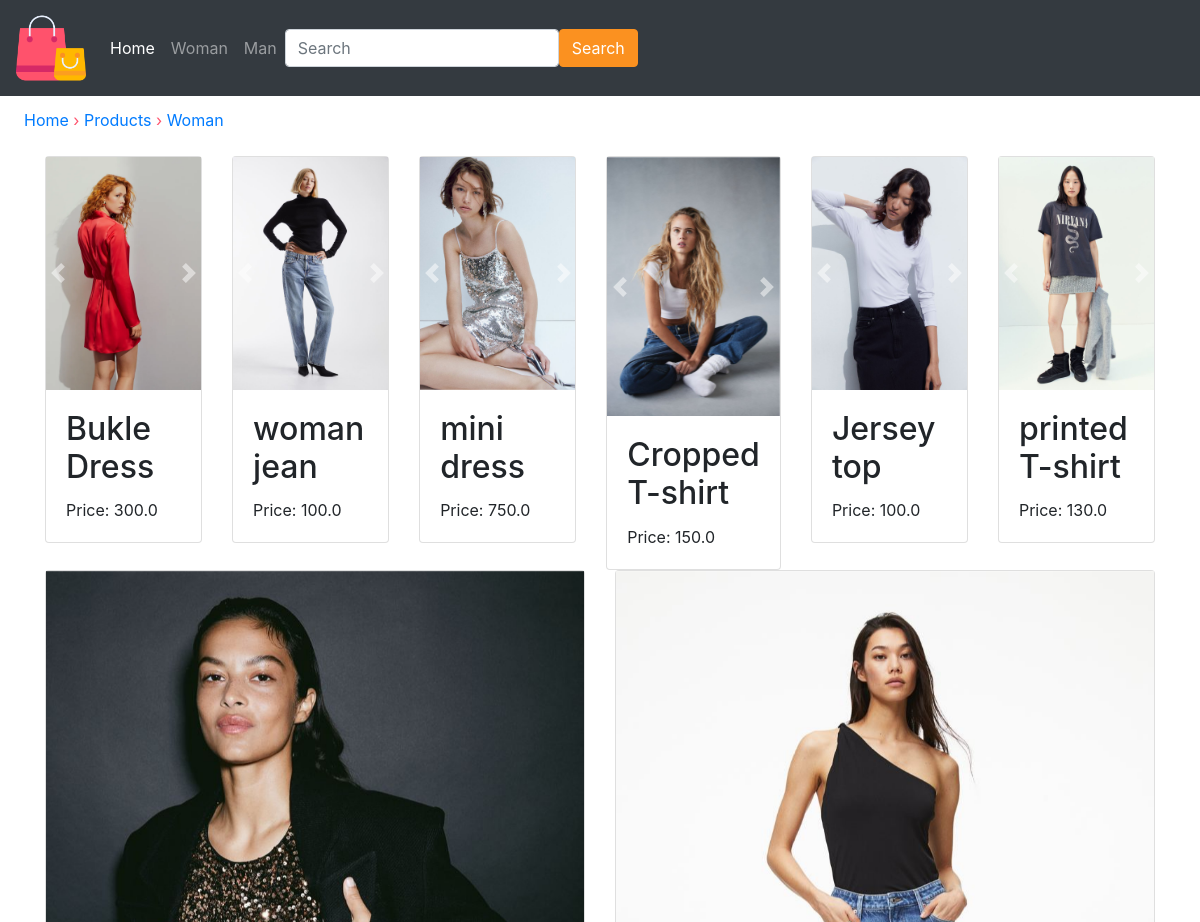
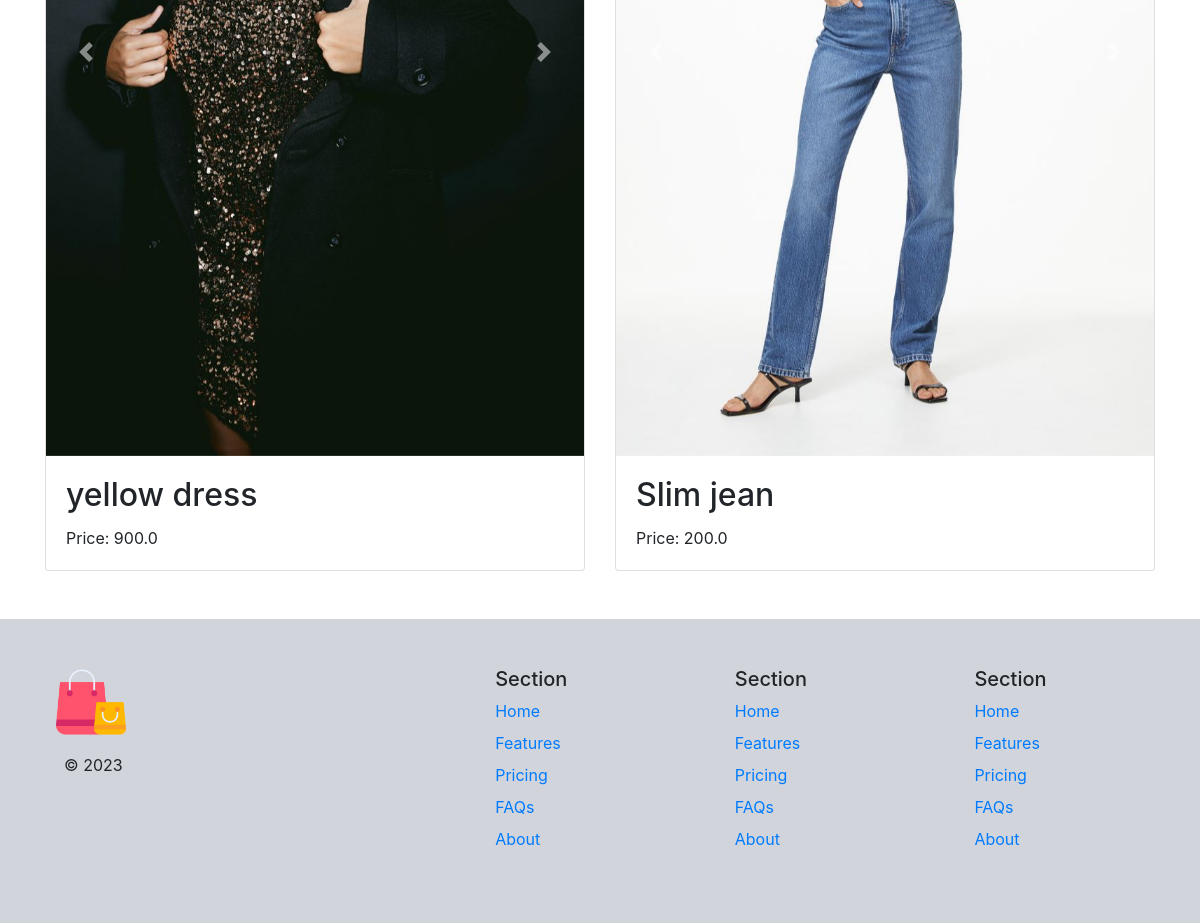
/products/woman, run on the app's committed database (2 pictures, top to bottom).
### product/models.py (models this page shows, shortened)
class ProductImage(models.Model):
    product = models.ForeignKey(Product, related_name='images', on_delete=models.CASCADE)
    image = models.ImageField(upload_to='item_images', blank=True, null=True)

class Product(models.Model):
    superCategory = models.ForeignKey(SuperCategory, null=True, blank=True, related_name='super_categories', on_delete=models.CASCADE)
    category = models.ForeignKey(Category, related_name='products', on_delete=models.CASCADE)
    name = models.CharField(max_length=255)
    description = models.TextField(blank=True, null=True)
    price = models.FloatField()

### product/views.py (the view)
# urls.py: path('woman', views.woman, name='woman'),
def woman(request):
    woman_super_category = SuperCategory.objects.get(name='Woman')
    category_id = request.GET.get('category')
    if category_id:
        return redirect(f'/products/?category={category_id}')
    products = Product.objects.filter(superCategory=woman_super_category)
    breadcrumbs = [
        ('Home', '/'),
        ('Products', '/products/'),
        ('Woman', '/products/woman/'),
    ]
    return render(request, 'product/woman.html', {
        'products': products,
        'superCategory': woman_super_category,
        'breadcrumbs': breadcrumbs,
    })

### product/templates/product/woman.html (shortened to what this page needs)
{% extends 'core/base.html' %}
{% block content %}
<div id="breadcrumbs" class="ml-4">
    {% for name, url in breadcrumbs %}
        <a href="{{ url }}">{{ name }}</a>
        {% if not forloop.last %}&rsaquo;{% endif %}
    {% endfor %}
</div>
    <div class="container mt-4">
        <div class="row row-cols-1 row-cols-md-2 g-4">
            {% for product in products %}
                <div class="col">
                    <div class="card">
                        <a href="{% url 'product:details' product.id %}">
                            <div id="carousel{{ product.id }}" class="carousel slide" data-ride="carousel">
                                <div class="carousel-inner">
                                    {% for image in product.images.all %}
                                        <div class="carousel-item {% if forloop.first %}active{% endif %}">
                                            <img src="{{ image.image.url }}" class="d-block w-100" alt="Product Image">
                                        </div>
                                    {% endfor %}
                                </div>
                                <a class="carousel-control-prev" href="#carousel{{ product.id }}" role="button" data-slide="prev">
                                    <span class="carousel-control-prev-icon" aria-hidden="true"></span>
                                </a>
                                <a class="carousel-control-next" href="#carousel{{ product.id }}" role="button" data-slide="next">
                                    <span class="carousel-control-next-icon" aria-hidden="true"></span>
                                </a>
                            </div>
                            <div class="card-body">
                                <h2 class="card-title">{{ product.name }}</h2>
                                <p class="card-text">Price: {{ product.price }}</p>
                            </div>
                        </a>
                    </div>
                </div>
            {% endfor %}
        </div>
    </div>
{% endblock %}

### product/static/product/css/style.css (style rules this page uses)
#breadcrumbs { margin-top: 1%; color: #ff526c; }

### data on the page
Product: name "Bukle Dress", price "300.0"
ProductImage: image (picture)
Product: name "woman jean", price "100.0"
ProductImage: image (picture)
Product: name "mini dress", price "750.0"
ProductImage: image (picture)
Product: name "Cropped T-shirt", price "150.0"
ProductImage: image (picture)
Product: name "Jersey top", price "100.0"
ProductImage: image (picture)
Product: name "printed T-shirt", price "130.0"
ProductImage: image (picture)
Product: name "yellow dress", price "900.0"
ProductImage: image (picture)
Product: name "Slim jean", price "200.0"
ProductImage: image (picture)

### other printed values
{{ name }} "Home" "Products" "Woman"
